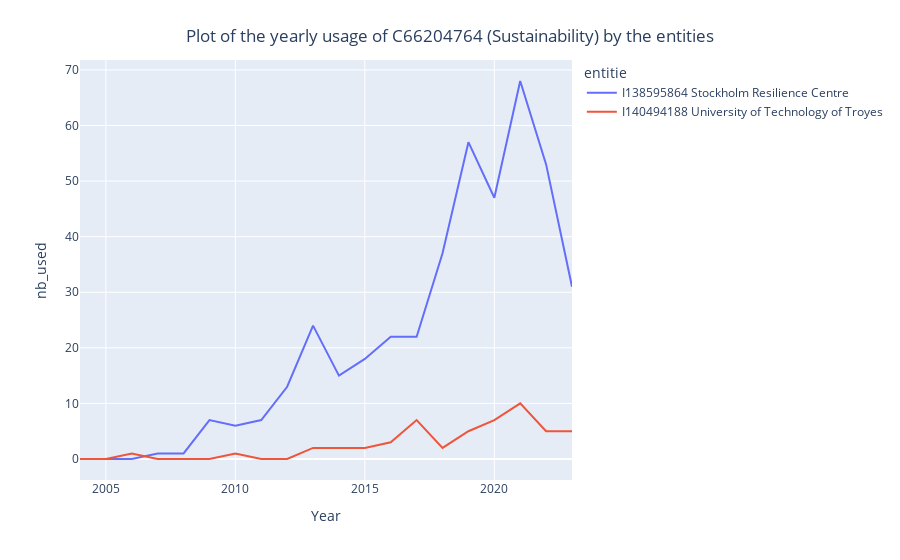

Here is the notebook cell this chart was saved with:
### Markdown cell above
### Concepts yearly count

### Code cell
from openalex_analysis.plot import InstitutionsPlot, WorksPlot

concept_sustainability_id = 'C66204764'
# create the filter for the API to get only the articles about sustainability
sustainability_concept_filter = {"concepts": {"id": concept_sustainability_id}}

# set the years we want to count
count_years = list(range(2004, 2024))

institution_ids_list = ["I138595864", "I140494188"]
institution_names_list = ["Stockholm Resilience Centre", "University of Technology of Troyes"]

# create an lis
entities_ref_to_count = [None] * len(institution_ids_list)
for i in range(len(institution_ids_list)):
    entities_ref_to_count[i] = {'entitie_from_id': institution_ids_list[i],
                                'extra_filters': sustainability_concept_filter,
                                'entitie_name': institution_names_list[i]}


wplt = WorksPlot()
wplt.create_element_used_count_array('concept', entities_ref_to_count, count_years = count_years)

wplt.add_statistics_to_element_count_array(sort_by = 'sum_all_entities', min_concept_level = 2)

wplt.get_figure_time_series_element_used_by_entities().write_image("Plot_yearly_usage_sustainability_SRC_UTT.svg", width=1200)

wplt.get_figure_time_series_element_used_by_entities()

### Figure 1 — Plotly figure (JSON) as saved in the notebook; plotly's stock layout.template omitted (floating-point values rounded to 4 significant figures)
{"data": [{"hovertemplate": "entitie=I138595864 Stockholm Resilience Centre<br>Year=%{x}<br>nb_used=%{y}<extra></extra>", "legendgroup": "I138595864 Stockholm Resilience Centre", "line": {"color": "#636efa", "dash": "solid"}, "marker": {"symbol": "circle"}, "mode": "lines", "name": "I138595864 Stockholm Resilience Centre", "orientation": "v", "showlegend": true, "type": "scatter", "x": [2004, 2005, 2006, 2007, 2008, 2009, 2010, 2011, 2012, 2013, 2014, 2015, 2016, 2017, 2018, 2019, 2020, 2021, 2022, 2023], "xaxis": "x", "y": [0, 0, 0, 1, 1, 7, 6, 7, 13, 24, 15, 18, 22, 22, 37, 57, 47, 68, 53, 31], "yaxis": "y"}, {"hovertemplate": "entitie=I140494188 University of Technology of Troyes<br>Year=%{x}<br>nb_used=%{y}<extra></extra>", "legendgroup": "I140494188 University of Technology of Troyes", "line": {"color": "#EF553B", "dash": "solid"}, "marker": {"symbol": "circle"}, "mode": "lines", "name": "I140494188 University of Technology of Troyes", "orientation": "v", "showlegend": true, "type": "scatter", "x": [2004, 2005, 2006, 2007, 2008, 2009, 2010, 2011, 2012, 2013, 2014, 2015, 2016, 2017, 2018, 2019, 2020, 2021, 2022, 2023], "xaxis": "x", "y": [0, 0, 1, 0, 0, 0, 1, 0, 0, 2, 2, 2, 3, 7, 2, 5, 7, 10, 5, 5], "yaxis": "y"}], "layout": {"autosize": true, "legend": {"title": {"text": "entitie"}, "tracegroupgap": 0}, "margin": {"t": 60}, "title": {"text": "Plot of the yearly usage of C66204764 (Sustainability) by the entities", "x": 0.5, "xanchor": "center", "yanchor": "top"}, "xaxis": {"anchor": "y", "autorange": true, "domain": [0, 1], "range": [2004, 2023], "title": {"text": "Year"}, "type": "linear"}, "yaxis": {"anchor": "x", "autorange": true, "domain": [0, 1], "range": [-3.778, 71.78], "title": {"text": "nb_used"}, "type": "linear"}}}
